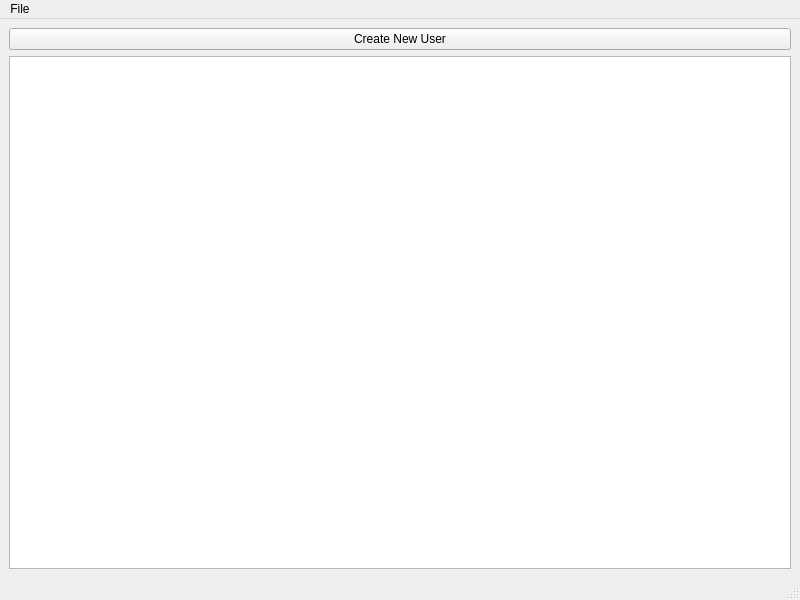
<?xml version="1.0" encoding="UTF-8"?>
<ui version="4.0">
 <class>MainWindow</class>
 <widget class="QMainWindow" name="MainWindow">
  <property name="geometry">
   <rect>
    <x>0</x>
    <y>0</y>
    <width>800</width>
    <height>600</height>
   </rect>
  </property>
  <property name="windowTitle">
   <string>MainWindow</string>
  </property>
  <widget class="QWidget" name="centralwidget">
   <layout class="QGridLayout" name="gridLayout_2">
    <item row="1" column="0">
     <layout class="QGridLayout" name="gridLayout">
      <item row="0" column="0">
       <widget class="QTableWidget" name="tableWidget"/>
      </item>
     </layout>
    </item>
    <item row="0" column="0">
     <layout class="QHBoxLayout" name="horizontalLayout">
      <item>
       <widget class="QPushButton" name="newUserButton">
        <property name="text">
         <string>Create New User</string>
        </property>
       </widget>
      </item>
     </layout>
    </item>
   </layout>
  </widget>
  <widget class="QMenuBar" name="menubar">
   <property name="geometry">
    <rect>
     <x>0</x>
     <y>0</y>
     <width>800</width>
     <height>22</height>
    </rect>
   </property>
   <widget class="QMenu" name="menuFile">
    <property name="title">
     <string>File</string>
    </property>
    <addaction name="actionQuit"/>
   </widget>
   <addaction name="menuFile"/>
  </widget>
  <widget class="QStatusBar" name="statusbar"/>
  <action name="actionQuit">
   <property name="text">
    <string>Quit</string>
   </property>
  </action>
 </widget>
 <resources/>
 <connections/>
</ui>
